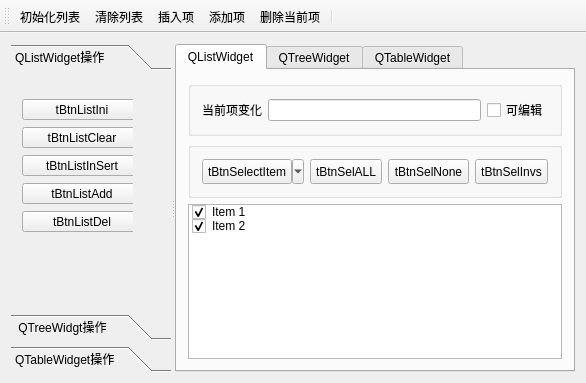
<?xml version="1.0" encoding="UTF-8"?>
<ui version="4.0">
 <class>MainWindow</class>
 <widget class="QMainWindow" name="MainWindow">
  <property name="geometry">
   <rect>
    <x>0</x>
    <y>0</y>
    <width>586</width>
    <height>383</height>
   </rect>
  </property>
  <property name="windowTitle">
   <string>MainWindow</string>
  </property>
  <widget class="QWidget" name="centralWidget">
   <layout class="QVBoxLayout" name="verticalLayout">
    <item>
     <widget class="QSplitter" name="splitter">
      <property name="orientation">
       <enum>Qt::Horizontal</enum>
      </property>
      <widget class="QToolBox" name="toolBox">
       <property name="minimumSize">
        <size>
         <width>160</width>
         <height>0</height>
        </size>
       </property>
       <property name="maximumSize">
        <size>
         <width>170</width>
         <height>16777215</height>
        </size>
       </property>
       <property name="currentIndex">
        <number>0</number>
       </property>
       <widget class="QWidget" name="page_ListWidget">
        <property name="geometry">
         <rect>
          <x>0</x>
          <y>0</y>
          <width>164</width>
          <height>266</height>
         </rect>
        </property>
        <attribute name="label">
         <string>QListWidget操作</string>
        </attribute>
        <widget class="QWidget" name="">
         <property name="geometry">
          <rect>
           <x>0</x>
           <y>11</y>
           <width>122</width>
           <height>161</height>
          </rect>
         </property>
         <layout class="QVBoxLayout" name="verticalLayout_2">
          <item>
           <widget class="QToolButton" name="tBtnListIni">
            <property name="minimumSize">
             <size>
              <width>120</width>
              <height>0</height>
             </size>
            </property>
            <property name="text">
             <string>tBtnListIni</string>
            </property>
            <property name="toolButtonStyle">
             <enum>Qt::ToolButtonTextBesideIcon</enum>
            </property>
           </widget>
          </item>
          <item>
           <widget class="QToolButton" name="tBtnListClear">
            <property name="minimumSize">
             <size>
              <width>120</width>
              <height>0</height>
             </size>
            </property>
            <property name="text">
             <string>tBtnListClear</string>
            </property>
            <property name="toolButtonStyle">
             <enum>Qt::ToolButtonTextBesideIcon</enum>
            </property>
           </widget>
          </item>
          <item>
           <widget class="QToolButton" name="tBtnListInSert">
            <property name="minimumSize">
             <size>
              <width>120</width>
              <height>0</height>
             </size>
            </property>
            <property name="text">
             <string>tBtnListInSert</string>
            </property>
            <property name="toolButtonStyle">
             <enum>Qt::ToolButtonTextBesideIcon</enum>
            </property>
           </widget>
          </item>
          <item>
           <widget class="QToolButton" name="tBtnListAdd">
            <property name="minimumSize">
             <size>
              <width>120</width>
              <height>0</height>
             </size>
            </property>
            <property name="text">
             <string>tBtnListAdd</string>
            </property>
            <property name="toolButtonStyle">
             <enum>Qt::ToolButtonTextBesideIcon</enum>
            </property>
           </widget>
          </item>
          <item>
           <widget class="QToolButton" name="tBtnListDel">
            <property name="minimumSize">
             <size>
              <width>120</width>
              <height>0</height>
             </size>
            </property>
            <property name="text">
             <string>tBtnListDel</string>
            </property>
            <property name="toolButtonStyle">
             <enum>Qt::ToolButtonTextBesideIcon</enum>
            </property>
           </widget>
          </item>
         </layout>
        </widget>
       </widget>
       <widget class="QWidget" name="page_TreeWidget">
        <property name="geometry">
         <rect>
          <x>0</x>
          <y>0</y>
          <width>164</width>
          <height>266</height>
         </rect>
        </property>
        <attribute name="label">
         <string> QTreeWidgt操作</string>
        </attribute>
       </widget>
       <widget class="QWidget" name="page_TableWidget">
        <attribute name="label">
         <string>QTableWidget操作</string>
        </attribute>
       </widget>
      </widget>
      <widget class="QTabWidget" name="tabWidget">
       <property name="currentIndex">
        <number>0</number>
       </property>
       <widget class="QWidget" name="tab_ListWidget">
        <attribute name="title">
         <string>QListWidget</string>
        </attribute>
        <layout class="QVBoxLayout" name="verticalLayout_3">
         <item>
          <widget class="QGroupBox" name="groupBox">
           <property name="title">
            <string/>
           </property>
           <layout class="QHBoxLayout" name="horizontalLayout">
            <item>
             <widget class="QLabel" name="label">
              <property name="text">
               <string>当前项变化</string>
              </property>
             </widget>
            </item>
            <item>
             <widget class="QLineEdit" name="lineEdit">
              <property name="palette">
               <palette>
                <active>
                 <colorrole role="WindowText">
                  <brush brushstyle="SolidPattern">
                   <color alpha="255">
                    <red>0</red>
                    <green>0</green>
                    <blue>0</blue>
                   </color>
                  </brush>
                 </colorrole>
                 <colorrole role="Text">
                  <brush brushstyle="SolidPattern">
                   <color alpha="255">
                    <red>0</red>
                    <green>0</green>
                    <blue>0</blue>
                   </color>
                  </brush>
                 </colorrole>
                 <colorrole role="ButtonText">
                  <brush brushstyle="SolidPattern">
                   <color alpha="255">
                    <red>0</red>
                    <green>0</green>
                    <blue>0</blue>
                   </color>
                  </brush>
                 </colorrole>
                </active>
                <inactive>
                 <colorrole role="WindowText">
                  <brush brushstyle="SolidPattern">
                   <color alpha="255">
                    <red>0</red>
                    <green>0</green>
                    <blue>0</blue>
                   </color>
                  </brush>
                 </colorrole>
                 <colorrole role="Text">
                  <brush brushstyle="SolidPattern">
                   <color alpha="255">
                    <red>0</red>
                    <green>0</green>
                    <blue>0</blue>
                   </color>
                  </brush>
                 </colorrole>
                 <colorrole role="ButtonText">
                  <brush brushstyle="SolidPattern">
                   <color alpha="255">
                    <red>0</red>
                    <green>0</green>
                    <blue>0</blue>
                   </color>
                  </brush>
                 </colorrole>
                </inactive>
                <disabled>
                 <colorrole role="WindowText">
                  <brush brushstyle="SolidPattern">
                   <color alpha="255">
                    <red>0</red>
                    <green>0</green>
                    <blue>255</blue>
                   </color>
                  </brush>
                 </colorrole>
                 <colorrole role="Text">
                  <brush brushstyle="SolidPattern">
                   <color alpha="255">
                    <red>0</red>
                    <green>0</green>
                    <blue>255</blue>
                   </color>
                  </brush>
                 </colorrole>
                 <colorrole role="ButtonText">
                  <brush brushstyle="SolidPattern">
                   <color alpha="255">
                    <red>0</red>
                    <green>0</green>
                    <blue>255</blue>
                   </color>
                  </brush>
                 </colorrole>
                </disabled>
               </palette>
              </property>
              <property name="contextMenuPolicy">
               <enum>Qt::CustomContextMenu</enum>
              </property>
              <property name="styleSheet">
               <string notr="true">color: rgb(0, 0, 255);</string>
              </property>
              <property name="clearButtonEnabled">
               <bool>false</bool>
              </property>
             </widget>
            </item>
            <item>
             <widget class="QCheckBox" name="checkBox">
              <property name="text">
               <string>可编辑</string>
              </property>
             </widget>
            </item>
           </layout>
          </widget>
         </item>
         <item>
          <widget class="QGroupBox" name="groupBox_2">
           <property name="title">
            <string/>
           </property>
           <layout class="QHBoxLayout" name="horizontalLayout_2">
            <item>
             <widget class="QToolButton" name="tBtnSelectItem">
              <property name="minimumSize">
               <size>
                <width>100</width>
                <height>25</height>
               </size>
              </property>
              <property name="text">
               <string>tBtnSelectItem</string>
              </property>
              <property name="popupMode">
               <enum>QToolButton::MenuButtonPopup</enum>
              </property>
              <property name="toolButtonStyle">
               <enum>Qt::ToolButtonTextBesideIcon</enum>
              </property>
             </widget>
            </item>
            <item>
             <widget class="QToolButton" name="tBtnSelALL">
              <property name="minimumSize">
               <size>
                <width>70</width>
                <height>25</height>
               </size>
              </property>
              <property name="text">
               <string>tBtnSelALL</string>
              </property>
              <property name="toolButtonStyle">
               <enum>Qt::ToolButtonTextBesideIcon</enum>
              </property>
             </widget>
            </item>
            <item>
             <widget class="QToolButton" name="tBtnSelNone">
              <property name="minimumSize">
               <size>
                <width>70</width>
                <height>25</height>
               </size>
              </property>
              <property name="text">
               <string>tBtnSelNone</string>
              </property>
              <property name="toolButtonStyle">
               <enum>Qt::ToolButtonTextBesideIcon</enum>
              </property>
             </widget>
            </item>
            <item>
             <widget class="QToolButton" name="tBtnSelInvs">
              <property name="minimumSize">
               <size>
                <width>70</width>
                <height>25</height>
               </size>
              </property>
              <property name="text">
               <string>tBtnSelInvs</string>
              </property>
              <property name="toolButtonStyle">
               <enum>Qt::ToolButtonTextBesideIcon</enum>
              </property>
             </widget>
            </item>
           </layout>
          </widget>
         </item>
         <item>
          <widget class="QListWidget" name="listWidget">
           <property name="contextMenuPolicy">
            <enum>Qt::CustomContextMenu</enum>
           </property>
           <item>
            <property name="text">
             <string>Item 1</string>
            </property>
            <property name="checkState">
             <enum>Checked</enum>
            </property>
            <property name="icon">
             <iconset resource="res.qrc">
              <normaloff>:/images/icons/check2.ico</normaloff>:/images/icons/check2.ico</iconset>
            </property>
           </item>
           <item>
            <property name="text">
             <string>Item 2</string>
            </property>
            <property name="checkState">
             <enum>Checked</enum>
            </property>
            <property name="icon">
             <iconset resource="res.qrc">
              <normaloff>:/images/icons/check2.ico</normaloff>:/images/icons/check2.ico</iconset>
            </property>
           </item>
          </widget>
         </item>
        </layout>
       </widget>
       <widget class="QWidget" name="tab_TreeWidget">
        <attribute name="title">
         <string>QTreeWidget</string>
        </attribute>
       </widget>
       <widget class="QWidget" name="tabTableWidget">
        <attribute name="title">
         <string>QTableWidget</string>
        </attribute>
       </widget>
      </widget>
     </widget>
    </item>
   </layout>
  </widget>
  <widget class="QToolBar" name="mainToolBar">
   <property name="toolButtonStyle">
    <enum>Qt::ToolButtonTextUnderIcon</enum>
   </property>
   <attribute name="toolBarArea">
    <enum>TopToolBarArea</enum>
   </attribute>
   <attribute name="toolBarBreak">
    <bool>false</bool>
   </attribute>
   <addaction name="actListIni"/>
   <addaction name="actListClear"/>
   <addaction name="actListInsert"/>
   <addaction name="actListAppend"/>
   <addaction name="actListDelete"/>
   <addaction name="separator"/>
  </widget>
  <action name="actListIni">
   <property name="icon">
    <iconset resource="res.qrc">
     <normaloff>:/images/icons/128.bmp</normaloff>:/images/icons/128.bmp</iconset>
   </property>
   <property name="text">
    <string>初始化列表</string>
   </property>
   <property name="toolTip">
    <string>初始化列表</string>
   </property>
   <property name="shortcut">
    <string>Ctrl+I</string>
   </property>
  </action>
  <action name="actListClear">
   <property name="icon">
    <iconset resource="res.qrc">
     <normaloff>:/images/icons/delete1.bmp</normaloff>:/images/icons/delete1.bmp</iconset>
   </property>
   <property name="text">
    <string>清除列表</string>
   </property>
   <property name="toolTip">
    <string>清除列表</string>
   </property>
  </action>
  <action name="actListInsert">
   <property name="icon">
    <iconset resource="res.qrc">
     <normaloff>:/images/icons/424.bmp</normaloff>:/images/icons/424.bmp</iconset>
   </property>
   <property name="text">
    <string>插入项</string>
   </property>
   <property name="toolTip">
    <string>插入项</string>
   </property>
   <property name="shortcut">
    <string>Ctrl+S</string>
   </property>
  </action>
  <action name="actListAppend">
   <property name="icon">
    <iconset resource="res.qrc">
     <normaloff>:/images/icons/316.bmp</normaloff>:/images/icons/316.bmp</iconset>
   </property>
   <property name="text">
    <string>添加项</string>
   </property>
   <property name="toolTip">
    <string>添加项</string>
   </property>
   <property name="shortcut">
    <string>Ctrl+A</string>
   </property>
  </action>
  <action name="actListDelete">
   <property name="icon">
    <iconset resource="res.qrc">
     <normaloff>:/images/icons/324.bmp</normaloff>:/images/icons/324.bmp</iconset>
   </property>
   <property name="text">
    <string>删除当前项</string>
   </property>
   <property name="toolTip">
    <string>删除当前项</string>
   </property>
   <property name="shortcut">
    <string>Del</string>
   </property>
  </action>
  <action name="actSelNone">
   <property name="text">
    <string>全不选</string>
   </property>
   <property name="toolTip">
    <string>全不选</string>
   </property>
   <property name="menuRole">
    <enum>QAction::AboutRole</enum>
   </property>
  </action>
  <action name="actSelALL">
   <property name="text">
    <string>全选</string>
   </property>
   <property name="toolTip">
    <string>全选</string>
   </property>
  </action>
  <action name="actQuit">
   <property name="icon">
    <iconset resource="res.qrc">
     <normaloff>:/images/icons/exit.bmp</normaloff>:/images/icons/exit.bmp</iconset>
   </property>
   <property name="text">
    <string>退出</string>
   </property>
   <property name="toolTip">
    <string>退出程序</string>
   </property>
  </action>
  <action name="actSelPopMenu">
   <property name="icon">
    <iconset resource="res.qrc">
     <normaloff>:/images/icons/124.bmp</normaloff>:/images/icons/124.bmp</iconset>
   </property>
   <property name="text">
    <string>项选择</string>
   </property>
   <property name="toolTip">
    <string>项选择</string>
   </property>
  </action>
  <action name="actSelInvs">
   <property name="text">
    <string>反选</string>
   </property>
   <property name="toolTip">
    <string>反选</string>
   </property>
  </action>
 </widget>
 <layoutdefault spacing="6" margin="11"/>
 <resources>
  <include location="res.qrc"/>
 </resources>
 <connections>
  <connection>
   <sender>actQuit</sender>
   <signal>triggered()</signal>
   <receiver>MainWindow</receiver>
   <slot>close()</slot>
   <hints>
    <hint type="sourcelabel">
     <x>-1</x>
     <y>-1</y>
    </hint>
    <hint type="destinationlabel">
     <x>292</x>
     <y>191</y>
    </hint>
   </hints>
  </connection>
 </connections>
</ui>
